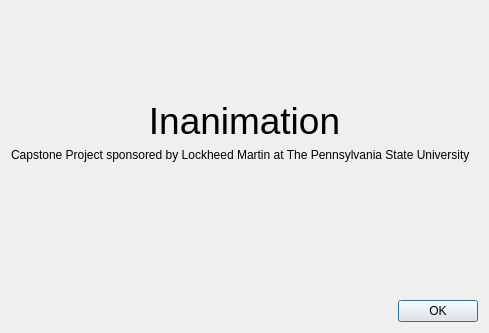
<?xml version="1.0" encoding="UTF-8"?>
<ui version="4.0">
 <class>AboutDialog</class>
 <widget class="QDialog" name="AboutDialog">
  <property name="geometry">
   <rect>
    <x>0</x>
    <y>0</y>
    <width>489</width>
    <height>333</height>
   </rect>
  </property>
  <property name="windowTitle">
   <string>Dialog</string>
  </property>
  <layout class="QVBoxLayout" name="verticalLayout_4" stretch="1,100">
   <item>
    <layout class="QHBoxLayout" name="horizontalLayout" stretch="0,1,0">
     <item>
      <layout class="QVBoxLayout" name="verticalLayout_3">
       <item>
        <widget class="QLabel" name="label">
         <property name="sizePolicy">
          <sizepolicy hsizetype="Minimum" vsizetype="Minimum">
           <horstretch>0</horstretch>
           <verstretch>0</verstretch>
          </sizepolicy>
         </property>
         <property name="minimumSize">
          <size>
           <width>123</width>
           <height>83</height>
          </size>
         </property>
         <property name="maximumSize">
          <size>
           <width>123</width>
           <height>83</height>
          </size>
         </property>
         <property name="baseSize">
          <size>
           <width>123</width>
           <height>83</height>
          </size>
         </property>
         <property name="text">
          <string/>
         </property>
         <property name="pixmap">
          <pixmap resource="resources.qrc">:/about/psu_logo2.png</pixmap>
         </property>
         <property name="scaledContents">
          <bool>true</bool>
         </property>
        </widget>
       </item>
       <item>
        <spacer name="verticalSpacer_2">
         <property name="orientation">
          <enum>Qt::Vertical</enum>
         </property>
         <property name="sizeHint" stdset="0">
          <size>
           <width>20</width>
           <height>40</height>
          </size>
         </property>
        </spacer>
       </item>
      </layout>
     </item>
     <item>
      <spacer name="horizontalSpacer">
       <property name="orientation">
        <enum>Qt::Horizontal</enum>
       </property>
       <property name="sizeHint" stdset="0">
        <size>
         <width>40</width>
         <height>20</height>
        </size>
       </property>
      </spacer>
     </item>
     <item>
      <layout class="QVBoxLayout" name="verticalLayout_2">
       <item>
        <widget class="QLabel" name="label_2">
         <property name="sizePolicy">
          <sizepolicy hsizetype="Minimum" vsizetype="Minimum">
           <horstretch>0</horstretch>
           <verstretch>0</verstretch>
          </sizepolicy>
         </property>
         <property name="minimumSize">
          <size>
           <width>264</width>
           <height>48</height>
          </size>
         </property>
         <property name="maximumSize">
          <size>
           <width>264</width>
           <height>48</height>
          </size>
         </property>
         <property name="text">
          <string/>
         </property>
         <property name="pixmap">
          <pixmap resource="resources.qrc">:/about/lockheed.png</pixmap>
         </property>
         <property name="scaledContents">
          <bool>true</bool>
         </property>
        </widget>
       </item>
       <item>
        <spacer name="verticalSpacer">
         <property name="orientation">
          <enum>Qt::Vertical</enum>
         </property>
         <property name="sizeHint" stdset="0">
          <size>
           <width>20</width>
           <height>40</height>
          </size>
         </property>
        </spacer>
       </item>
      </layout>
     </item>
    </layout>
   </item>
   <item>
    <layout class="QVBoxLayout" name="verticalLayout" stretch="1,10,1">
     <item>
      <widget class="QLabel" name="label_3">
       <property name="font">
        <font>
         <pointsize>28</pointsize>
        </font>
       </property>
       <property name="text">
        <string>Inanimation</string>
       </property>
       <property name="alignment">
        <set>Qt::AlignCenter</set>
       </property>
      </widget>
     </item>
     <item>
      <widget class="QLabel" name="label_4">
       <property name="text">
        <string>Capstone Project sponsored by Lockheed Martin at The Pennsylvania State University</string>
       </property>
       <property name="alignment">
        <set>Qt::AlignLeading|Qt::AlignLeft|Qt::AlignTop</set>
       </property>
      </widget>
     </item>
     <item>
      <widget class="QDialogButtonBox" name="buttonBox">
       <property name="standardButtons">
        <set>QDialogButtonBox::Ok</set>
       </property>
      </widget>
     </item>
    </layout>
   </item>
  </layout>
 </widget>
 <resources>
  <include location="resources.qrc"/>
 </resources>
 <connections/>
</ui>
